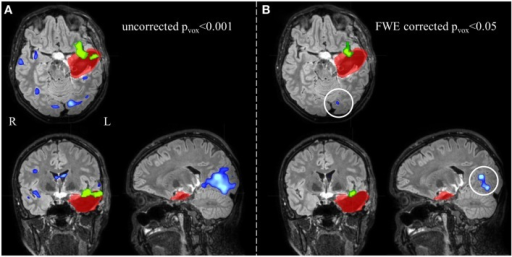
#> input picture mri_scan.png, 512 x 257 px
$ python medical_image_processing.py
#> lines starting #> are read from the running program, lines starting #| are printed output that depends on the picture; after the words box and inside, x2 and y2 are one past the last pixel; in counts of white or black regions, pixels touching at a corner belong together
import cv2

# Load a grayscale medical image
image = cv2.imread('mri_scan.png', cv2.IMREAD_GRAYSCALE)
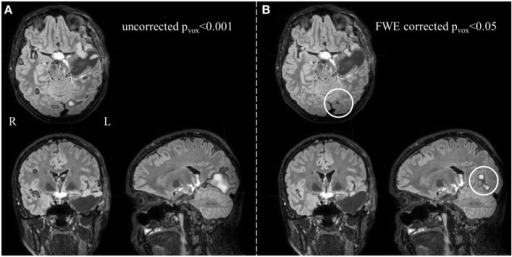
#> image: shape (257, 512); min 0, max 255, mean 49.4

# Apply adaptive thresholding
thresh = cv2.adaptiveThreshold(image, 255, cv2.ADAPTIVE_THRESH_GAUSSIAN_C, cv2.THRESH_BINARY, 11, 2)
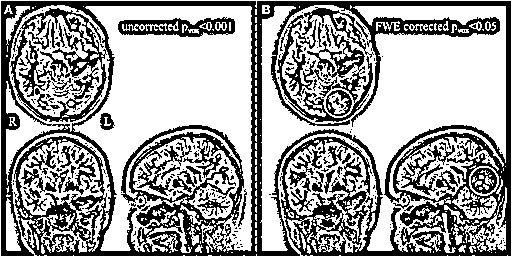
#> thresh: shape (257, 512); 63% white; 374 black regions (312 under 20 px), largest, box (x1, y1, x2, y2) and area: (1, 1, 511, 256) 35349, (277, 15, 373, 122) 2311, (118, 17, 235, 37) 1278

# Find contours
contours, _ = cv2.findContours(thresh, cv2.RETR_EXTERNAL, cv2.CHAIN_APPROX_SIMPLE)
#> contours = [[[0, 0], [0, 256], [511, 256], [511, 0]]]

# Draw contours on the image
contour_image = cv2.cvtColor(image, cv2.COLOR_GRAY2BGR)
cv2.drawContours(contour_image, contours, -1, (0, 255, 0), 2)
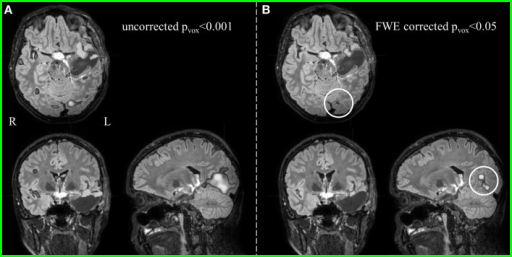
#> contour_image: shape (257, 512, 3); mean B, G, R 45.4, 51.3, 45.4

# Show results
cv2.imshow('Original', image)
cv2.imshow('Thresholded', thresh)
cv2.imshow('Contours', contour_image)

cv2.waitKey(0)
cv2.destroyAllWindows()
